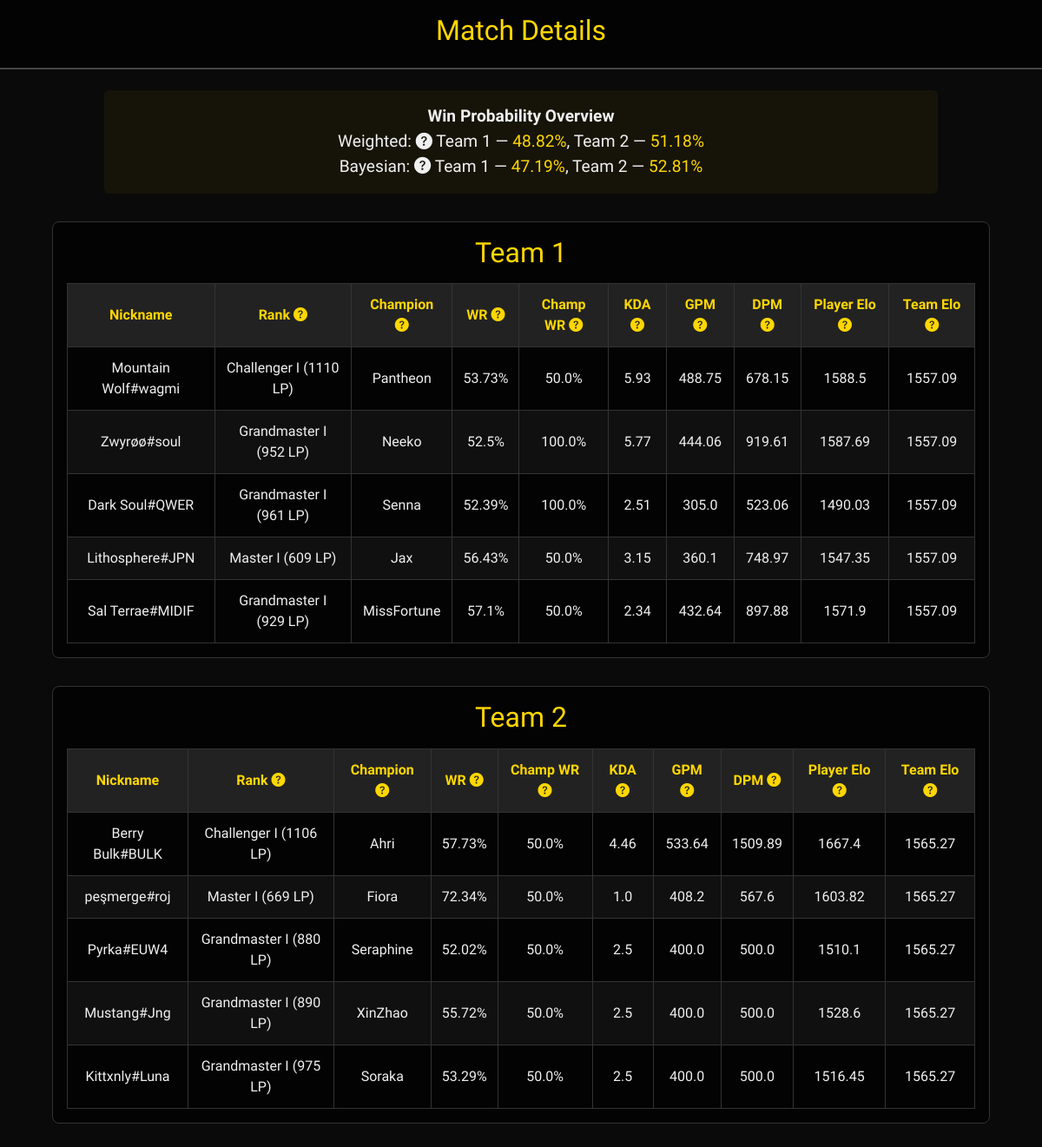
Screenshot of /match/50 with the database file from the repository.
### tables this page shows
CREATE TABLE matches (
            match_id INTEGER PRIMARY KEY AUTOINCREMENT,
            summoner TEXT NOT NULL,
            server TEXT NOT NULL,
            timestamp TEXT NOT NULL,
            team1_win_probability REAL,
            team2_win_probability REAL,
            team1_win_probability_bayes REAL,
            team2_win_probability_bayes REAL
        );

CREATE TABLE players (
            player_id INTEGER PRIMARY KEY AUTOINCREMENT,
            match_id INTEGER NOT NULL,
            nickname TEXT NOT NULL,
            champion TEXT NOT NULL,
            rank TEXT,
            general_winrate REAL,
            champion_winrate REAL,
            kda REAL,
            gold_per_minute REAL,
            damage_per_minute REAL,
            FOREIGN KEY (match_id) REFERENCES matches(match_id)
        );

### app.py (the view)
@app.route('/match/<int:match_id>')
def match_details(match_id):
    match = get_match_by_id(match_id)
    players = get_match_data(match_id)
    return render_template("match_details.html", match=match, players=players)

### database.py (called while the page is built)
def get_match_by_id(match_id):
    conn = sqlite3.connect(DB_PATH)
    cursor = conn.cursor()
    cursor.execute("""
        SELECT * FROM matches WHERE match_id = ?
    """, (match_id,))
    match = cursor.fetchone()
    conn.close()
    return match

### elo_calculator.py (called while the page is built)
def convert_rank_to_elo(rank_str):
    match = re.match(r"(\w+) (\d) \((\d+)LP\)", rank_str)
    if not match:
        return 1500  # Fallback Elo for unranked or invalid format
    tier, division, lp = match.groups()
    base = rank_values.get(tier, 1500)
    bonus = (4 - int(division)) * 50  # Division I is best
    return base + int(lp) + bonus

def z_score(value, metric):
    try:
        value = float(value)
    except:
        value = pop_means[metric]
    return (value - pop_means[metric]) / pop_std[metric]

def calculate_player_elo(player):
    rank_elo = convert_rank_to_elo(player.get("rank", "Unranked"))
    winrate_z = z_score(player.get("general_winrate", 50), "win_rate")
    kda_z = z_score(player.get("kda", 2.5), "kda")
    gpm_z = z_score(player.get("gold_per_minute", 400), "gold_per_minute")
    dpm_z = z_score(player.get("damage_per_minute", 500), "damage_per_minute")
    total_elo = rank_elo
    total_elo += winrate_z * stat_weights["win_rate"]
    total_elo += kda_z * stat_weights["kda"]
    total_elo += gpm_z * stat_weights["gold_per_minute"]
    total_elo += dpm_z * stat_weights["damage_per_minute"]
    return total_elo

### templates/match_details.html (shortened to what this page needs)
<!DOCTYPE html>
<html lang="en">
<head>
  <link href="https://cdn.jsdelivr.net/npm/bootstrap@5.3.0/dist/css/bootstrap.min.css" rel="stylesheet">
  <link href="https://cdn.jsdelivr.net/npm/bootstrap-icons@1.10.5/font/bootstrap-icons.css" rel="stylesheet">
</head>
<body>
<header>
  <h1>Match Details</h1>
</header>
<div class="overview">
  <strong>Win Probability Overview</strong><br>
  Weighted:
<span data-bs-toggle="tooltip" data-bs-html="true" title="
<strong>Weighted Win Probability</strong><br>
This prediction is based purely on the average Elo of both teams. Each player's Elo is calculated using their solo queue rank and adjusted for performance stats like win rate, KDA, gold per minute, and damage per minute.
<br><br>
The formula used is adapted from the classic Elo system (similar to chess):<br>
<em>P = 1 / (1 + 10^((Elo_team2 - Elo_team1)/400))</em><br><br>
This value assumes that past performance is the best predictor of future performance, without factoring in uncertainty or sample size.
">
  <i class="bi bi-question-circle-fill"></i>
</span>
  Team 1 — <span style="color: gold;">{{ match[4] }}%</span>, Team 2 — <span style="color: gold;">{{ match[5] }}%</span><br>
  Bayesian:
<span data-bs-toggle="tooltip" data-bs-html="true" title="
<strong>Bayesian Win Probability</strong><br>
This prediction enhances the weighted Elo method by introducing statistical confidence. It takes into account not just the average Elo of each team, but also how consistent and trustworthy that Elo is.
<br><br>
If players have high variance in performance or limited recent match data, the Bayesian model becomes more cautious and 'hedges' the prediction.
<br><br>
This approach uses a normal distribution-based Bayesian formula that calculates the probability of Team 1 outperforming Team 2 based on both mean Elo and team variance.
">
  <i class="bi bi-question-circle-fill"></i>
</span>
  Team 1 — <span style="color: gold;">{{ match[6] }}%</span>, Team 2 — <span style="color: gold;">{{ match[7] }}%</span>
</div>
{% for team, title, players in [("Team 1", "Team 1", players[:5]), ("Team 2", "Team 2", players[5:])] %}
<div class="team-section">
  <h2>{{ title }}</h2>
  <table>
    <thead>
      <tr>
        <th>Nickname</th>
        <th>Rank
          <span data-bs-toggle="tooltip" title="Player's current solo queue rank (e.g., Gold I, Challenger).">
            <i class="bi bi-question-circle-fill"></i>
          </span>
        </th>
        <th>Champion
          <span data-bs-toggle="tooltip" title="Champion the player is using in this live match.">
            <i class="bi bi-question-circle-fill"></i>
          </span>
        </th>
        <th>WR
          <span data-bs-toggle="tooltip" title="Player's overall ranked win rate from recent games.">
            <i class="bi bi-question-circle-fill"></i>
          </span>
        </th>
        <th>Champ WR
          <span data-bs-toggle="tooltip" title="Win rate on this specific champion based on recent matches.">
            <i class="bi bi-question-circle-fill"></i>
          </span>
        </th>
        <th>KDA
          <span data-bs-toggle="tooltip" title="Kill/Death/Assist ratio. Higher is better.">
            <i class="bi bi-question-circle-fill"></i>
          </span>
        </th>
        <th>GPM
          <span data-bs-toggle="tooltip" title="Gold Per Minute. Measures income efficiency.">
            <i class="bi bi-question-circle-fill"></i>
          </span>
        </th>
        <th>DPM
          <span data-bs-toggle="tooltip" title="Damage Per Minute. Measures average damage dealt to champions.">
            <i class="bi bi-question-circle-fill"></i>
          </span>
        </th>
        <th>Player Elo
          <span data-bs-toggle="tooltip" title="Calculated from solo queue rank, adjusted using stats like WR, KDA, GPM, DPM. Represents skill level of individual player.">
            <i class="bi bi-question-circle-fill"></i>
          </span>
        </th>
        <th>Team Elo
          <span data-bs-toggle="tooltip" title="Average of all 5 player Elos. Used for probability calculations.">
            <i class="bi bi-question-circle-fill"></i>
          </span>
        </th>
      </tr>
    </thead>
    <tbody>
      {% for player in players %}
      <tr>
        <td>{{ player[0] }}</td>
        <td>{{ player[1] }}</td>
        <td>{{ player[2] }}</td>
        <td>{{ player[3] }}%</td>
        <td>{{ player[4] }}%</td>
        <td>{{ player[5] }}</td>
        <td>{{ player[6] }}</td>
        <td>{{ player[7] }}</td>
        <td>{{ player[8] }}</td>
        <td>{{ player[9] }}</td>
      </tr>
      {% endfor %}
    </tbody>
  </table>
</div>
{% endfor %}
</body>
</html>

### templates/match_details.html (style rules this page uses)
body { font-family: 'Beaufort for LOL', serif; margin: 0; background-color: #0a0a0a; color: #f0f0f0; background-size: cover; background-position: center; background-repeat: no-repeat; }
header { background-color: rgba(0, 0, 0, 0.7); padding: 1rem 2rem; border-bottom: 2px solid #444; text-align: center; }
h1 { color: gold; font-size: 2rem; }
.team-section { width: 90%; margin: 2rem auto; padding: 1rem; background-color: rgba(0, 0, 0, 0.7); border: 1px solid #333; border-radius: 8px; }
h2 { text-align: center; color: gold; margin-bottom: 1rem; }
.overview { text-align: center; font-size: 1.2rem; margin: 1.5rem auto; background-color: rgba(255, 215, 0, 0.05); padding: 1rem; border-radius: 6px; width: 80%; }
table { width: 100%; border-collapse: collapse; }
th, td { border: 1px solid #333; padding: 0.75rem; text-align: center; }
th { background-color: #222; color: gold; }
tr:nth-child(even) { background-color: rgba(255, 255, 255, 0.05); }

### rows the page displays
matches: team1_win_probability "48.82", team2_win_probability "51.18", team1_win_probability_bayes "47.19", team2_win_probability_bayes "52.81"
players: nickname "Mountain Wolf#wagmi", rank "Challenger I (1110 LP)", champion "Pantheon", general_winrate "53.73", champion_winrate "50.0", kda "5.93", gold_per_minute "488.75", damage_per_minute "678.15", player "1588.5", player "1557.09"
players: nickname "Zwyrøø#soul", rank "Grandmaster I (952 LP)", champion "Neeko", general_winrate "52.5", champion_winrate "100.0", kda "5.77", gold_per_minute "444.06", damage_per_minute "919.61", player "1587.69", player "1557.09"
players: nickname "Dark Soul#QWER", rank "Grandmaster I (961 LP)", champion "Senna", general_winrate "52.39", champion_winrate "100.0", kda "2.51", gold_per_minute "305.0", damage_per_minute "523.06", player "1490.03", player "1557.09"
players: nickname "Lithosphere#JPN", rank "Master I (609 LP)", champion "Jax", general_winrate "56.43", champion_winrate "50.0", kda "3.15", gold_per_minute "360.1", damage_per_minute "748.97", player "1547.35", player "1557.09"
players: nickname "Sal Terrae#MIDIF", rank "Grandmaster I (929 LP)", champion "MissFortune", general_winrate "57.1", champion_winrate "50.0", kda "2.34", gold_per_minute "432.64", damage_per_minute "897.88", player "1571.9", player "1557.09"
players: nickname "Berry Bulk#BULK", rank "Challenger I (1106 LP)", champion "Ahri", general_winrate "57.73", champion_winrate "50.0", kda "4.46", gold_per_minute "533.64", damage_per_minute "1509.89", player "1667.4", player "1565.27"
players: nickname "peşmerge#roj", rank "Master I (669 LP)", champion "Fiora", general_winrate "72.34", champion_winrate "50.0", kda "1.0", gold_per_minute "408.2", damage_per_minute "567.6", player "1603.82", player "1565.27"
players: nickname "Pyrka#EUW4", rank "Grandmaster I (880 LP)", champion "Seraphine", general_winrate "52.02", champion_winrate "50.0", kda "2.5", gold_per_minute "400.0", damage_per_minute "500.0", player "1510.1", player "1565.27"
players: nickname "Mustang#Jng", rank "Grandmaster I (890 LP)", champion "XinZhao", general_winrate "55.72", champion_winrate "50.0", kda "2.5", gold_per_minute "400.0", damage_per_minute "500.0", player "1528.6", player "1565.27"
players: nickname "Kittxnly#Luna", rank "Grandmaster I (975 LP)", champion "Soraka", general_winrate "53.29", champion_winrate "50.0", kda "2.5", gold_per_minute "400.0", damage_per_minute "500.0", player "1516.45", player "1565.27"

### other values shown
{{ title }} "Team 1" "Team 2"
